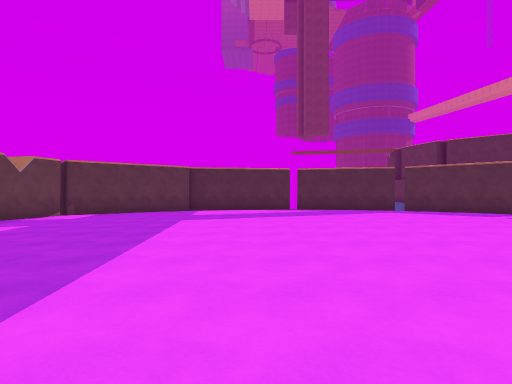
[1] (above)

12 first-person views from a walk through a 3-D level made in the Unity game engine. The camera is 1.3 m above the floor, looks level and sees 75° across. The floor is counted in squares, 2 m on a side. Each view is taken from the middle of a square. On the plan, view 1 faces up. The plan holds only what a view shows up to about 10 squares ahead; the rest is blank. The place goes on beyond the plan.

[2]
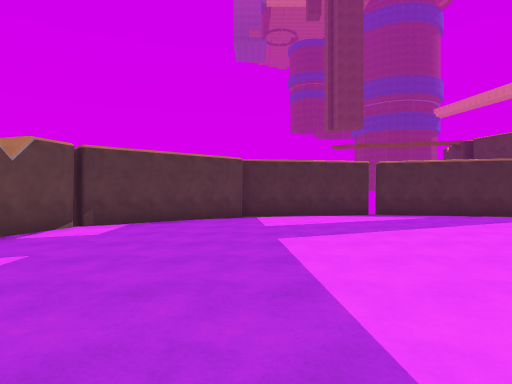

[3]
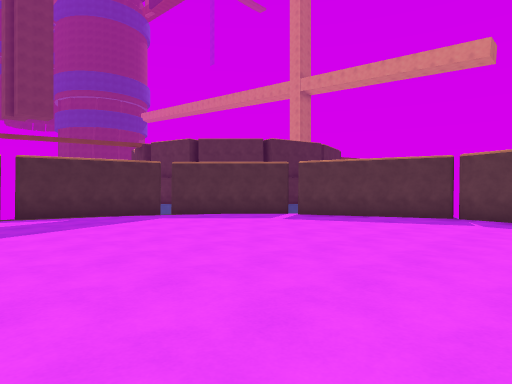

[4]
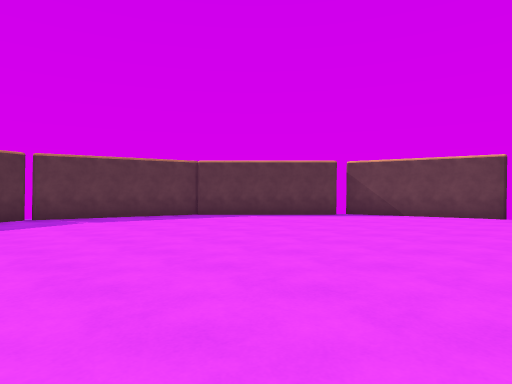

[5]
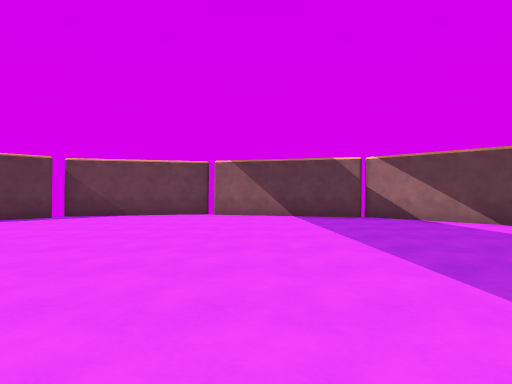

[6]
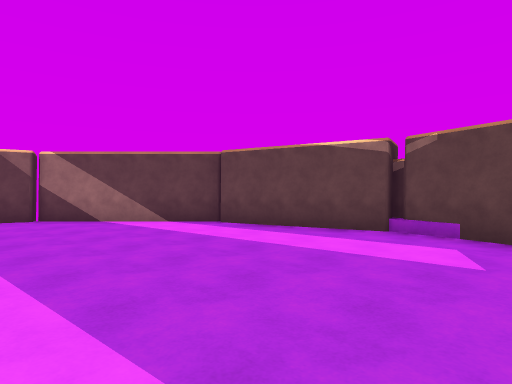

[7]
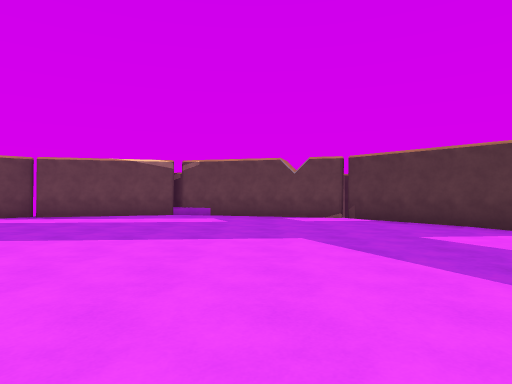

[8]
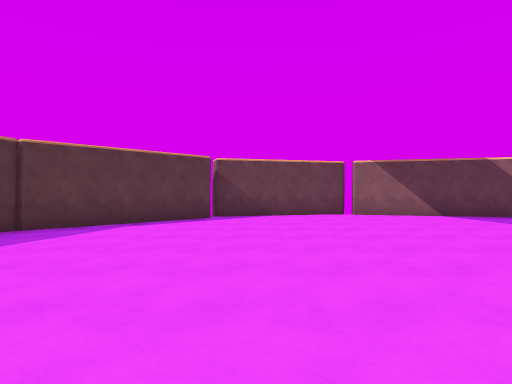

[9]
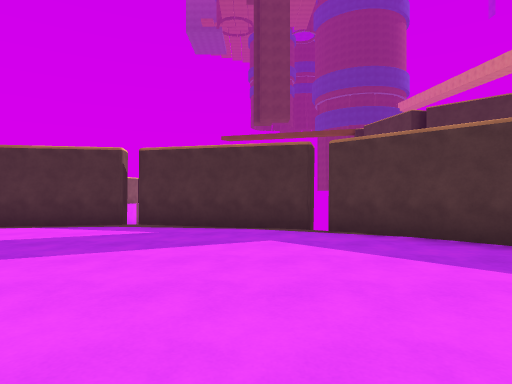

[10]
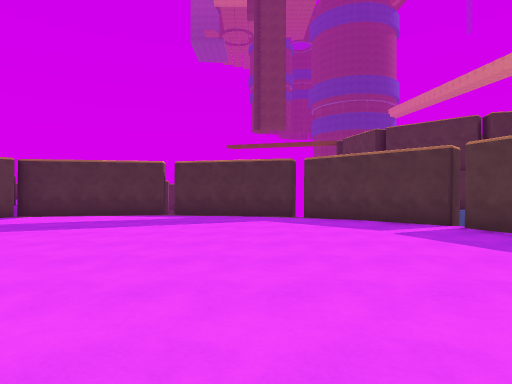

[11]
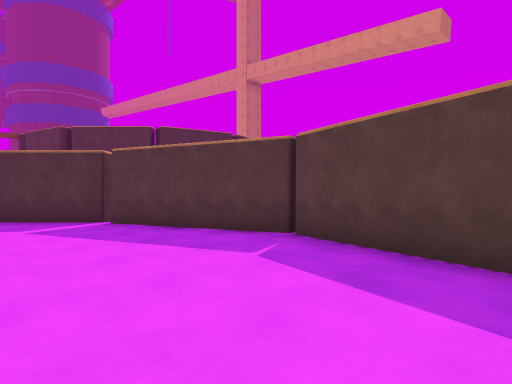

[12]
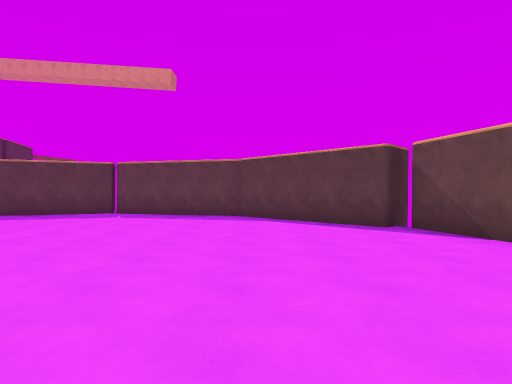

### Floor plan
Points are (right, up) in squares from view 1. A wall is a line through its corners. A room is listed if a view was taken in it or the views show most of it. See-through windows are left out.
Room 1 (views 1, 2, 3, 4, 5, 6, 7, 8, 9, 10, 11, 12)
walls: (-2.4, 11.7) (-5.3, 9.3); (-5.3, 9.2) (-6.5, 4.9) (-5.5, 1.3); (5.1, -1.4) (7.9, 1.4); (-5.7, 1.2) (-2.8, -1.6); (1.3, 12.7) (-2.5, 12.1); (1.4, -2.8) (5.1, -1.8); (8, 1.3) (9.1, 5.4) (7.7, 9); (5, 11.9) (1.5, 12.8); (7.7, 9.4) (5.3, 11.8); (-3, -2.5) (-2.7, -1.5) (1.2, -2.6)
ways out: gap at (1, -3); gap at (9, 5)

Positions as (right, up) in squares from view 1, and headings:
1: (0, 0), facing up
2: (-2, 3), facing up
3: (0, 3), facing up-right
4: (0, 7), facing down-right
5: (0, 7), facing down
6: (-1, 7), facing down-left
7: (3, 7), facing left
8: (4, 7), facing down
9: (4, 6), facing up
10: (4, 3), facing up
11: (5, 2), facing up-right
12: (-1, 1), facing right
